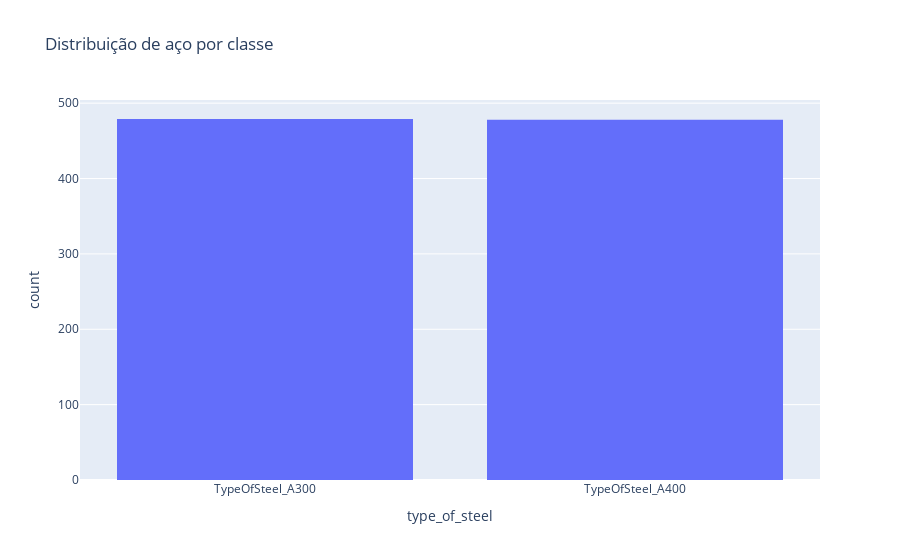

Notebook code cell kept with this figure:
### Markdown cell above
Temos quatro classes e há uma "superconcentração" dos dados em duas delas.

Hipótese: pode ser que "TypeOfSteel_A300" e "TypeOfStel_A300" sejam a mesma classe com apenas um erro de ortografia enquanto "TypeOfSteel_????" seja também um erro de preenchimento dos dados. Se essa hipótese for válida, na prática teríamos apenas duas classes de aço: A300 e A400. 

Em um projeto seria muito importante recorrer à um responsável para tirar essa dúvida e consertar esses erros sem deduzir nada sozinho.

Aqui, entretanto, como se trata de um desafio e não podemos confirmar, vou assumir a hipótese como verdadeira e tratar.

### Code cell
# Corrigindo erro de ortografia 
df['type_of_steel'] = df['type_of_steel'].str.replace('TypeOfStel_A300', 'TypeOfSteel_A300')

# Excluindo dados de "TypeOfSteel_????" (pois são poucos)
df.drop(df[df['type_of_steel'] == 'TypeOfSteel_????'].index, inplace=True)

# Resultado
px.histogram(data_frame=df, x='type_of_steel', title='Distribuição de aço por classe')

### Figure 1 — Plotly figure (JSON) as saved in the notebook; plotly's stock layout.template omitted (floating-point values rounded to 4 significant figures; data arrays with more than 128 entries replaced by an {"elided": "..."} marker saying what was removed)
{"data": [{"alignmentgroup": "True", "bingroup": "x", "hovertemplate": "type_of_steel=%{x}<br>count=%{y}<extra></extra>", "legendgroup": "", "marker": {"color": "#636efa", "pattern": {"shape": ""}}, "name": "", "offsetgroup": "", "orientation": "v", "showlegend": false, "type": "histogram", "x": {"elided": "957 str values"}, "xaxis": "x", "yaxis": "y"}], "layout": {"barmode": "relative", "legend": {"tracegroupgap": 0}, "title": {"text": "Distribuição de aço por classe"}, "xaxis": {"anchor": "y", "domain": [0, 1], "title": {"text": "type_of_steel"}}, "yaxis": {"anchor": "x", "domain": [0, 1], "title": {"text": "count"}}}}
